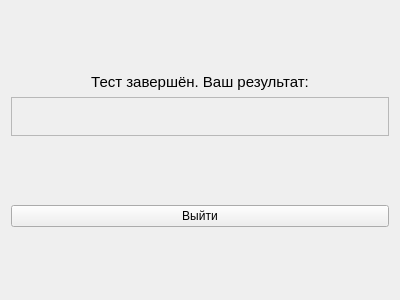
<?xml version="1.0" encoding="UTF-8"?>
<ui version="4.0">
 <class>Form</class>
 <widget class="QWidget" name="Form">
  <property name="geometry">
   <rect>
    <x>0</x>
    <y>0</y>
    <width>400</width>
    <height>300</height>
   </rect>
  </property>
  <property name="windowTitle">
   <string>Form</string>
  </property>
  <layout class="QVBoxLayout" name="verticalLayout">
   <item>
    <spacer name="verticalSpacer_2">
     <property name="orientation">
      <enum>Qt::Vertical</enum>
     </property>
     <property name="sizeHint" stdset="0">
      <size>
       <width>20</width>
       <height>40</height>
      </size>
     </property>
    </spacer>
   </item>
   <item>
    <widget class="QLabel" name="label">
     <property name="font">
      <font>
       <pointsize>11</pointsize>
      </font>
     </property>
     <property name="text">
      <string>Тест завершён. Ваш результат:</string>
     </property>
     <property name="alignment">
      <set>Qt::AlignCenter</set>
     </property>
     <property name="textInteractionFlags">
      <set>Qt::NoTextInteraction</set>
     </property>
    </widget>
   </item>
   <item>
    <widget class="QLabel" name="result">
     <property name="font">
      <font>
       <pointsize>24</pointsize>
      </font>
     </property>
     <property name="frameShape">
      <enum>QFrame::StyledPanel</enum>
     </property>
     <property name="frameShadow">
      <enum>QFrame::Raised</enum>
     </property>
     <property name="text">
      <string/>
     </property>
     <property name="alignment">
      <set>Qt::AlignCenter</set>
     </property>
     <property name="margin">
      <number>2</number>
     </property>
     <property name="textInteractionFlags">
      <set>Qt::NoTextInteraction</set>
     </property>
    </widget>
   </item>
   <item>
    <spacer name="verticalSpacer">
     <property name="orientation">
      <enum>Qt::Vertical</enum>
     </property>
     <property name="sizeHint" stdset="0">
      <size>
       <width>20</width>
       <height>40</height>
      </size>
     </property>
    </spacer>
   </item>
   <item>
    <widget class="QPushButton" name="quit_btn">
     <property name="text">
      <string>Выйти</string>
     </property>
    </widget>
   </item>
   <item>
    <spacer name="verticalSpacer_3">
     <property name="orientation">
      <enum>Qt::Vertical</enum>
     </property>
     <property name="sizeHint" stdset="0">
      <size>
       <width>20</width>
       <height>40</height>
      </size>
     </property>
    </spacer>
   </item>
  </layout>
 </widget>
 <resources/>
 <connections/>
</ui>
